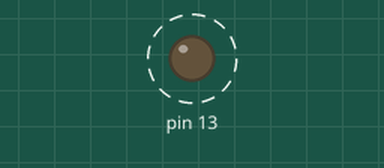
Recording of a sketch running on a simulated Arduino Uno, built with avr-gcc and run on an emulated ATmega328P. Parts: output pins drawn as LEDs (lit = HIGH). Dashed ring = blinking.

Above: at 0.2 s.
Timing chart, 0 to 3.0 s (numbered marks = the images above):
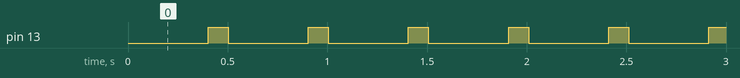

Measured:
- by itself, pin 13: alternates HIGH for 0.10 s and LOW for 0.40 s

The sketch:

test_en_c.ino
```cpp
#include <avr/io.h>
#include <avr/interrupt.h>

volatile unsigned char cpt = 0;

int main(){

  DDRB |= 0x20;      //PORTB5 en output
  PORTB &=~ 0x20;     //PORTB5 <-0
  /**********Timmer2**************/
  cli();
  TCCR2A = 0x02;       //mode CTC
  OCR2A = 156;        //comparateur
  TCCR2B = 0x07;      //prescaler 1024
  TIMSK2 = 0x02;    //activer OCIEA
  sei();

  while(1){}

  return 0;
}

ISR(TIMER2_COMPA_vect){
  cpt++;
  if(cpt == 40)
     PORTB = 0b00100000;
     if(cpt == 50){
         PORTB &=~ 0b00100000;
         cpt = 0;
     }
}
```
